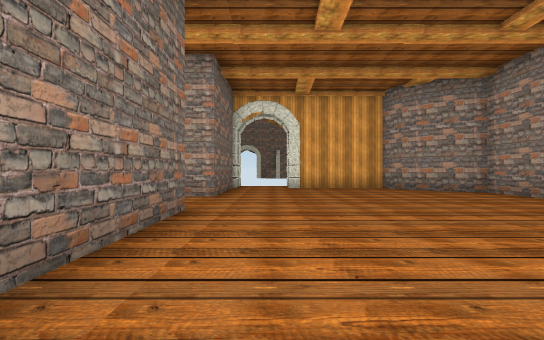
view 1 (above)

13 first-person views from a walk through a 3-D level made in the Unity game engine. The camera is 1.2 m above the floor, looks level and sees 85° across. The floor is counted in squares, 2 m on a side. Each view is taken from the middle of a square. On the plan, view 1 faces up. The plan holds only what a view shows up to about 9 squares ahead; the rest is blank. The place goes on beyond the plan. Some animated figures are not drawn. Some surface patterns are stand-ins.

view 2
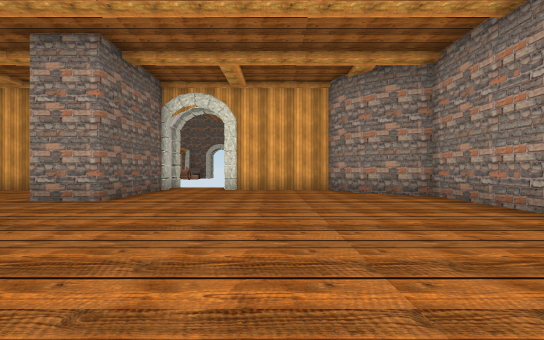

view 3
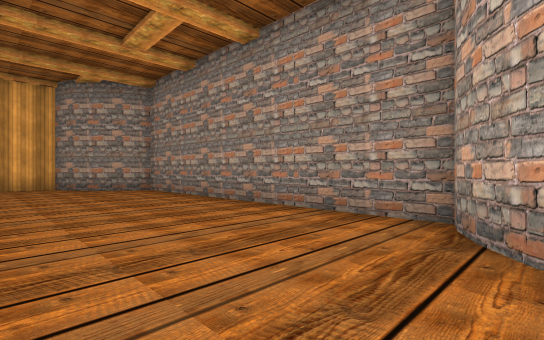

view 4
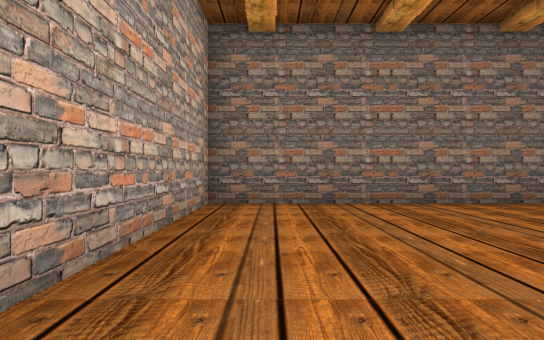

view 5
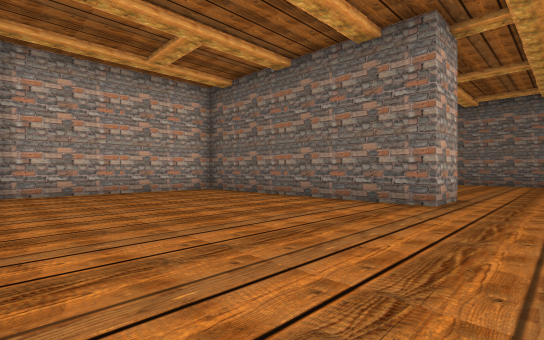

view 6
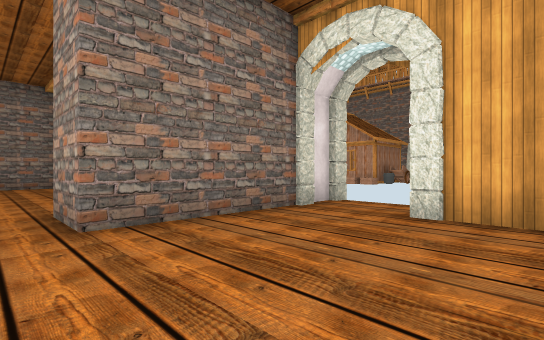

view 7
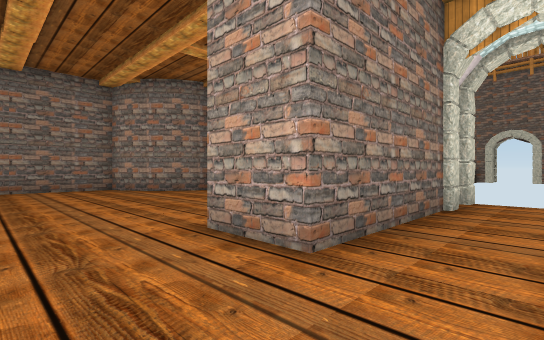

view 8
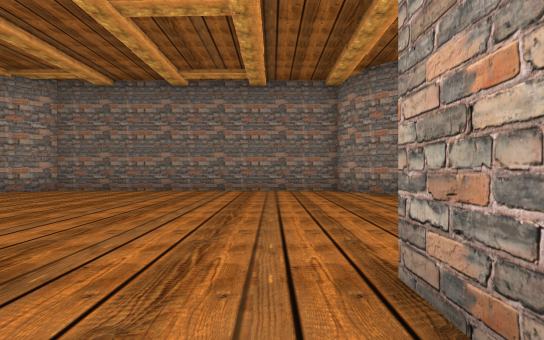

view 9
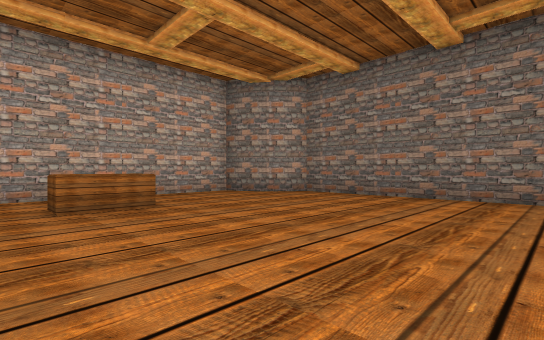

view 10
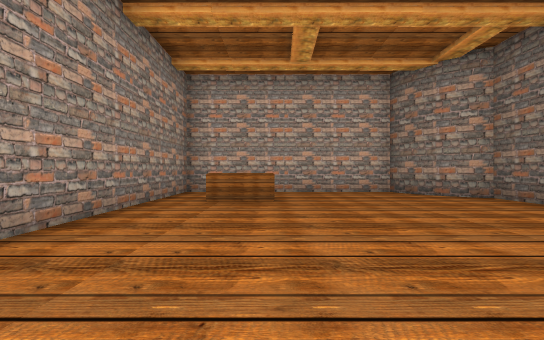

view 11
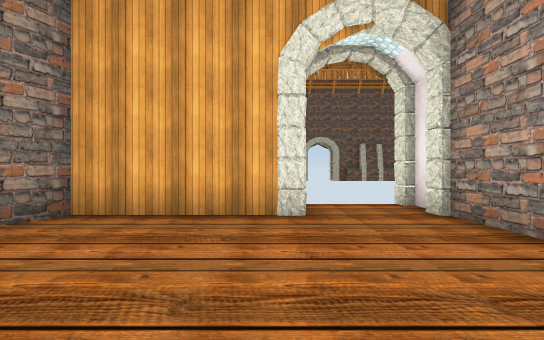

view 12
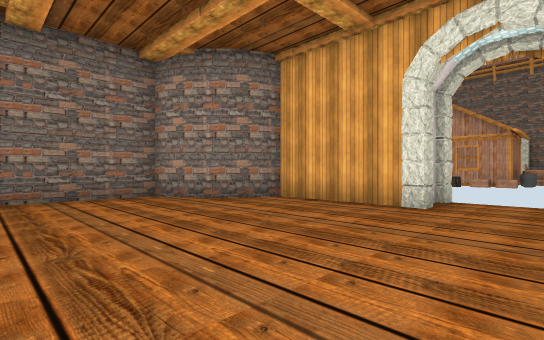

view 13
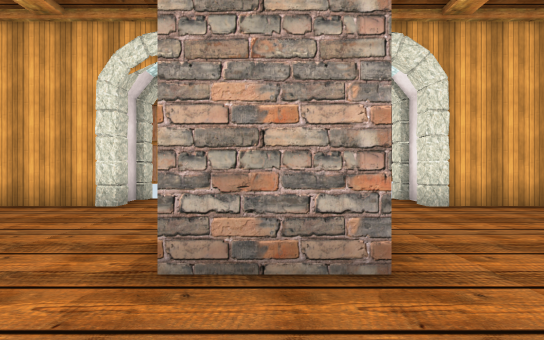

### Floor plan
Ten units are one square. View 1 is at (0, 0); x grows to the right and y downward. Boxes are objects, and circles mark ways between rooms. Rooms are numbered by the first view taken in them; rooms with no view inside come last. Other rooms are left out.
<svg viewBox="-102 -119 164 145">
<path fill="none" stroke="#000" d="M-28 -45 -13 -45 -13 21 38 21M45 -86 41 -91M54 -80 49 -83M48 5 54 2M44 9 49 4M57 1 57 -79 51 -81 42 -88 38 -95 37 -99 5 -99M-13 -114 -13 -67 -28 -67M-93 -81 -97 -79 -97 3 -91 6 -86 13M-80 -91 -86 -84 -93 -80M-27 -85 -27 -114M-94 5 -89 8M-86 12 -83 18M-77 -96 -82 -88 -88 -83M-45 -99 -77 -99 -78 -95M-84 17 -82 21 -27 21 -27 -35M-47 -110 -47 -105"/>
<rect x="-45" y="-5" width="10" height="10" fill="#bbb"><title>cupboard</title></rect>
<circle cx="-20" cy="-55" r="3" fill="#2a7"/>
<text x="20" y="-40">1</text>
<text x="-60" y="-40">2</text>
</svg>
Room 1 opens to room 2.

Where each view was taken, in squares from view 1:
view 1: 0 up, 0 right, facing up
view 2: 1 up, 2 right, facing up
view 3: 1 down, 2 right, facing up-right
view 4: 1 down, 4 right, facing left
view 5: 6 up, 4 right, facing down-left
view 6: 6 up, 2 right, facing up-left
view 7: 5 up, 0 right, facing up-left
view 8: 6 up, 1 left, facing left
view 9: 5 up, 3 left, facing down-left
view 10: 6 up, 5 left, facing down
view 11: 6 up, 5 left, facing up
view 12: 5 up, 3 left, facing up-left
view 13: 5 up, 2 left, facing up
